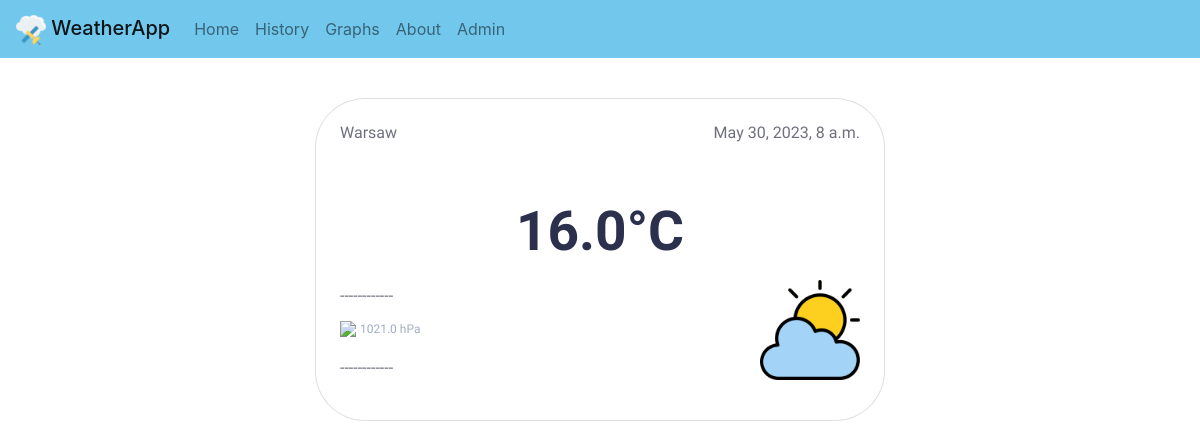
The page / on the database its author committed.
### WeatherApp/models.py (models this page shows, shortened)
class Record(models.Model):
    date = models.DateTimeField(default = timezone.now)
    temperature = models.FloatField()
    pressure = models.FloatField()
    comment = models.CharField(max_length=250, blank=True)

### WeatherApp/views.py (the view)
# urls.py: path('', views.index,name='index'),
def index(request):
    latest_record = Record.objects.order_by('-date')[0]
    context = {
        'record': latest_record,
    }
    return render(request, 'WeatherApp/index.html', context)

### WeatherApp/templates/WeatherApp/index.html
{% extends 'WeatherApp/base.html' %}
{% block content %}
    <div class="container-fluid" style="margin-top: 40px;">
        <div class="row justify-content-center">
            <div class="col-12 col-md-4 col-sm-12 col-xs-12" style="min-width: 50%">
                   <div class="card p-4">
                       <div class="d-flex">
                           <h6 class="flex-grow-1">Warsaw</h6>
                           <h6>{{ record.date }}</h6>
                       </div>
                       <div class="d-flex flex-column temp mt-5 mb-3">
                           <h1 class="mb-0 font-weight-bold" id="heading"> {{ record.temperature }}&deg;C </h1>
                       </div>
                       <div class="d-flex">
                           <div class="temp-details flex-grow-1">
                                <p class="my-1">------------</p>
                                <p class="my-2">
                                    <img src="https://cdn.onlinewebfonts.com/svg/img_262976.png" height="17px" >
                                    <span> {{ record.pressure }} hPa</span>
                                </p>
                                <p class="my-3">------------</p>
                           </div>
                           <div>
                                {% if record.date.hour > 19 or record.date.hour < 4 %}
                                <img src="/static/images/night.png" width="100px">
                                {% elif record.temperature > 40 %}
                                <img src="/static/images/hot.png" width="100px">
                                {% elif record.temperature > 25 %}
                                <img src="/static/images/sun.png" width="100px">
                                {% elif record.temperature > 12 %}
                                <img src="/static/images/warm.png" width="100px">
                                {% else %}
                                <img src="/static/images/cold.png" width="100px">
                                {% endif %}
                           </div>
                       </div>
                    </div>
            </div>
        </div>
    </div>
{% endblock %}

### WeatherApp/static/css/WeatherApp.css (style rules this page uses)
html, body { height: 100%; }
.card { background-color: #ffffff; border-radius: 50px; color: #6f707d; font-family: 'Marcellus', serif; }
#heading { font-size: 55px; color: #2b304d; }
.temp { place-items: center; }
.temp-details > p >span, .grey { color: #a3acc1; font-size: 12px; }

### rows shown on the page
Record: date "May 30, 2023, 8 a.m.", temperature "16.0", pressure "1021.0"
